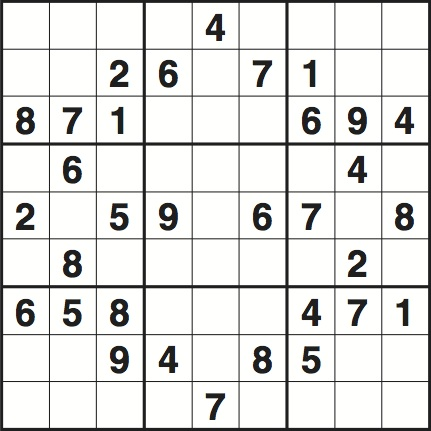
#> input picture app/DjangoREST/sudokuBackend/solverREST/resources/testdata/1.jpg, 431 x 431 px
$ python -i solver.py   (imports and definitions only)   (older library calls are emulated)
#> lines starting #> are read from the running program, lines starting #| are printed output that depends on the picture; after the words box and inside, x2 and y2 are one past the last pixel; in counts of white or black regions, pixels touching at a corner belong together
import math
import sys

import cv2
import numpy as np

SUDOKU_SIZE = 9
BLOCK_SIZE = 3
IMAGE_SIZE = 431
RASTER_SIZE = math.ceil(IMAGE_SIZE // SUDOKU_SIZE) + 2

BLACK = (0, 0, 0, 0)


def all9(vs):
    assert (len(vs) == SUDOKU_SIZE)
    return Distinct(vs)


# [57 lines left out: functions solve, generate_image, not called in this run]


def train(samples, responses):
#> in get_solution, image is the input picture: shape (431, 431, 3); mean B, G, R 223.1, 224.8, 224.7
#> in get_solution, `blur = cv2.GaussianBlur(gray, (5, 5), 0)`:
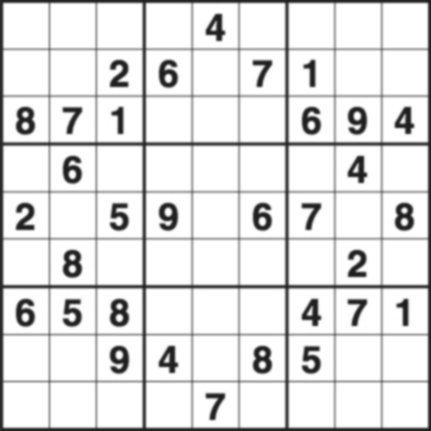
#> blur: shape (431, 431); min 30, max 255, mean 224.8
#> in get_solution, `thresh = cv2.adaptiveThreshold(blur, 255, 1, 1, 5, 2)`:
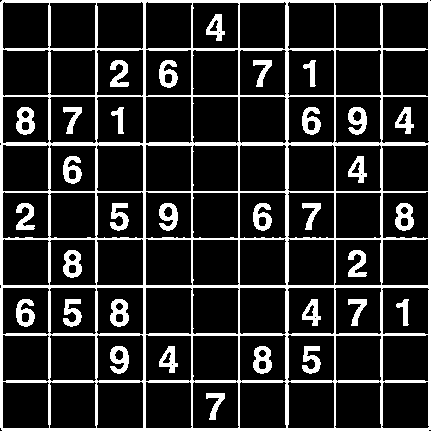
#> thresh: shape (431, 431); 17.2% white; 33 white regions
    samples = np.loadtxt(samples, np.float32)
    responses = np.loadtxt(responses, np.float32)
    responses = responses.reshape((responses.size, 1))
    model = cv2.ml.KNearest_create()
    model.train(samples, cv2.ml.ROW_SAMPLE, responses)
    return model


# [18 lines left out: function create_board, not called in this run]


def adjust_image(image, gray):
    _, contours, _ = cv2.findContours(gray, cv2.RETR_LIST, cv2.CHAIN_APPROX_SIMPLE)
#> contours = 141 contours, 4 with area under 20; largest, box (x1, y1, x2, y2) and area: (0, 0, 431, 431) 184888, (96, 287, 144, 335) 2126, (96, 96, 144, 144) 2124, (2, 381, 50, 429) 2124, (287, 287, 335, 335) 2124
    sorted_contours = sorted(contours, key=lambda c: cv2.contourArea(c), reverse=True)
#> sorted_contours has the same summary as contours

    [x, y, w, h] = cv2.boundingRect(sorted_contours[0])
#> x = 0; y = 0; w = 431; h = 431
    cv2.rectangle(image, (x, y), (x + w, y + h), (255, 0, 0), 2)
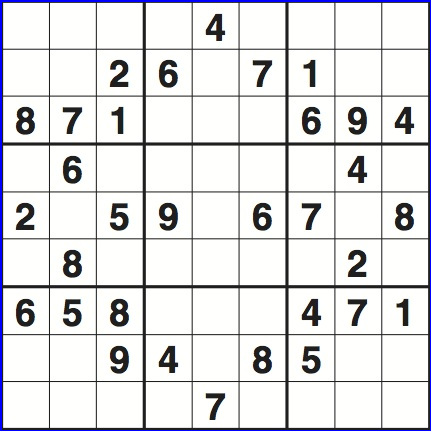
#> image: shape (431, 431, 3); 1.39% of pixels changed, all inside (x1, y1, x2, y2) = (0, 0, 431, 431)
    # cv2.imshow("", image[x+x:x+w, y-x:y+h])
    # cv2.waitKey(0)
    # cv2.destroyAllWindows()

    return gray[x + x:x + w, y - x:y + h]


def get_solution(image):
    image = cv2.imread(image)
    image = cv2.resize(image, (IMAGE_SIZE, IMAGE_SIZE))
    gray = cv2.cvtColor(image, cv2.COLOR_BGR2GRAY)
    blur = cv2.GaussianBlur(gray, (5, 5), 0)
    thresh = cv2.adaptiveThreshold(blur, 255, 1, 1, 5, 2)
    thresh = adjust_image(image, thresh)
    # finding Contours
    _, contours, _ = cv2.findContours(thresh, cv2.RETR_LIST, cv2.CHAIN_APPROX_SIMPLE)

    row = []
    field = []
    _, y_old, _, _ = cv2.boundingRect(contours[0])
#> y_old = 393
    for cnt in contours:
        [x, y, w, h] = cv2.boundingRect(cnt)
        area = w * h

        # contour is number of empty field
        if 1500 > area > 170 and w > 10 and h > 14:
            roi = thresh[y:y + h, x:x + w]
            roismall = cv2.resize(roi, (10, 10))
            roismall = roismall.reshape((1, 100))
            roismall = np.float32(roismall)
            _, results, _, _ = model.findNearest(roismall, k=1)
            string = str(int((results[0][0])))
            if y + 10 > y_old > y - 10:
                row.append([string, x, y])
            else:
                row.sort(key=lambda x: int(x[1]))
                if len(row) != 0:
                    field.append(row)
                row = [[string, x, y]]
                y_old = y
#> this loop made 1 pass
#> (x, y, w, h, area) on pass 1: (206, 393, 19, 27, 513)
#> after the loop, field = []

    row.sort(key=lambda x: int(x[1]))
    field.append(row)
    field = field[::-1]

    # compute number of zeros
    y_old = 0
    padded_field = []
    for row in field:
        ext_row = [['0', 0, 0]] + row + [['0', IMAGE_SIZE, 0]]
        y_new = row[0][2]
        if y_new - y_old > RASTER_SIZE * 1.1:
            padded_field.append([9, '0'])
        y_old = y_new
        for i in range(0, len(ext_row) - 1):
            distance = ext_row[i + 1][1] - ext_row[i][1]
            if distance > 1.10 * RASTER_SIZE:
                padded_field.append([distance // (RASTER_SIZE + 1), '0'])
            if i != len(ext_row) - 2:
                padded_field.append([1, ext_row[i + 1][0]])

    if IMAGE_SIZE - y_old > RASTER_SIZE * 1.1:
        padded_field.append([9, '0'])

    # create game board
    A = create_board(padded_field)

    # solve sudoku
    return solve(A)


# usage
# [1 line that did not run here, left out]
# [1 line that did not run here, left out]
# [2 lines not run here, left out]

#> (the run stopped early here; a loop or call above may not have finished)

$ run again, on app/DjangoREST/sudokuBackend/solverREST/resources/testdata/14.jpg
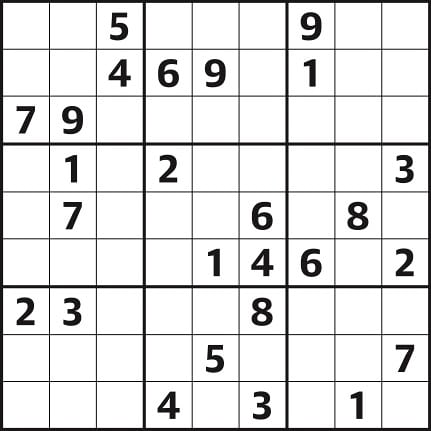
#> input picture app/DjangoREST/sudokuBackend/solverREST/resources/testdata/14.jpg, 431 x 431 px
#> in get_solution, image is the input picture: shape (431, 431, 3); mean B, G, R 225.7, 225.6, 225.8
#> in get_solution, `thresh = cv2.adaptiveThreshold(blur, 255, 1, 1, 5, 2)`:
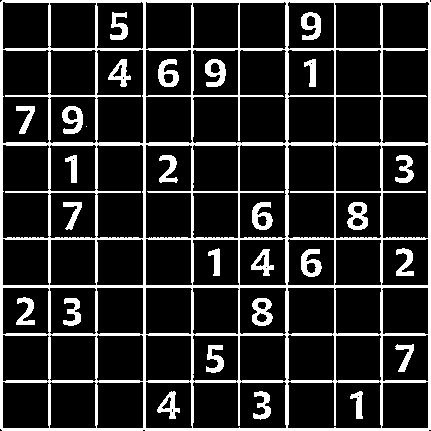
#> thresh: shape (431, 431); 16.5% white; 28 white regions (1 under 20 px)
#> in adjust_image, `_, contours, _ = cv2.findContours(gray, cv2.RETR_LIST, cv2.CHAIN_APPRO..`: contours = 115 contours, 7 with area under 20; largest, box (x1, y1, x2, y2) and area: (0, 0, 431, 431) 184891, (192, 49, 287, 144) 6281, (287, 144, 335, 239) 4212, (2, 144, 50, 239) 4212, (239, 144, 287, 239) 4210
#> sorted_contours has the same summary as contours
#> in adjust_image, `[x, y, w, h] = cv2.boundingRect(sorted_contours[0])`: x = 0; w = 431
#> in adjust_image, `cv2.rectangle(image, (x, y), (x + w, y + h), (255, 0, 0), 2)`:
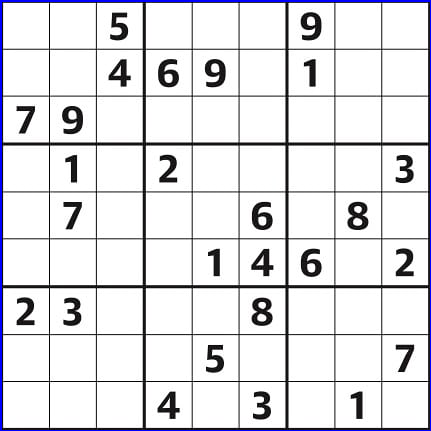
#> image: shape (431, 431, 3); 1.39% of pixels changed, all inside (x1, y1, x2, y2) = (0, 0, 431, 431)
#> y_old = 408
#> the loop in get_solution, `for cnt in contours:` made 4 passes
#> (x, y, w, h, area) on passes 2, 4: (161, 396, 11, 14, 154), (350, 391, 13, 28, 364)
#> after the loop in get_solution, `for cnt in contours:`: field = []

$ run again, on app/DjangoREST/sudokuBackend/solverREST/resources/testdata/18.jpg
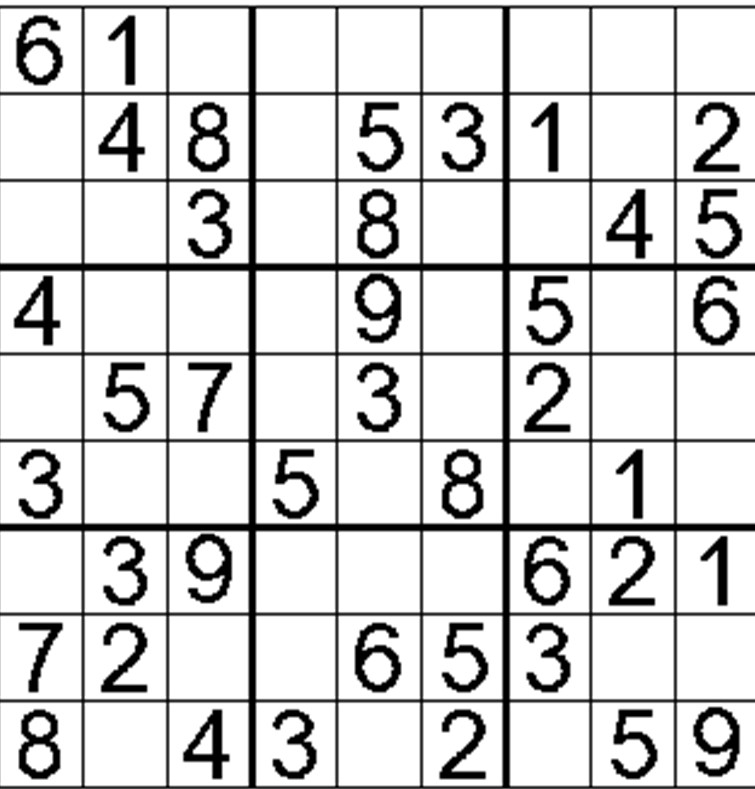
#> input picture app/DjangoREST/sudokuBackend/solverREST/resources/testdata/18.jpg, 755 x 789 px
#> in get_solution, image is the input picture: shape (789, 755, 3); min 0, max 255, mean 212.3
#> in get_solution, `thresh = cv2.adaptiveThreshold(blur, 255, 1, 1, 5, 2)`:
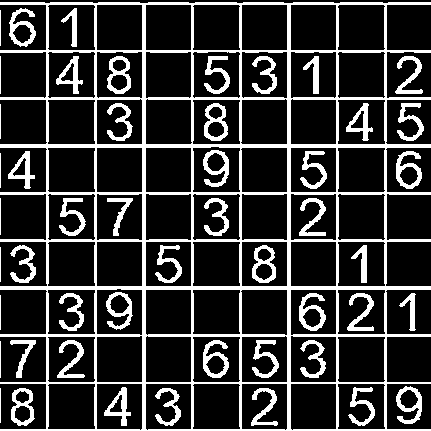
#> thresh: shape (431, 431); 20.5% white; 50 white regions
#> in adjust_image, `_, contours, _ = cv2.findContours(gray, cv2.RETR_LIST, cv2.CHAIN_APPRO..`: contours = 132 contours, 9 with area under 20; largest, box (x1, y1, x2, y2) and area: (0, 2, 431, 431) 147246, (47, 383, 96, 430) 2124, (337, 383, 386, 430) 2124, (337, 336, 386, 383) 2122, (192, 336, 241, 383) 2122
#> sorted_contours has the same summary as contours
#> in adjust_image, `[x, y, w, h] = cv2.boundingRect(sorted_contours[0])`: x = 0; y = 2; w = 431; h = 429
#> in adjust_image, `return gray[x + x:x + w, y - x:y + h]`:
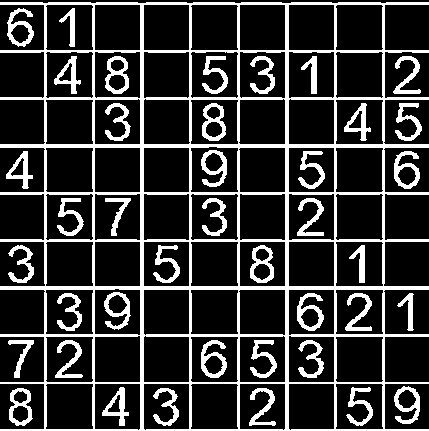
#> returned value: shape (431, 429); 20.4% white; 41 white regions
#> in get_solution, `_, contours, _ = cv2.findContours(thresh, cv2.RETR_LIST, cv2.CHAIN_APP..`: contours = 123 contours; largest, box (x1, y1, x2, y2) and area: (0, 2, 429, 431) 147206, (45, 383, 94, 430) 2124, (335, 383, 384, 430) 2124, (335, 336, 384, 383) 2122, (190, 336, 239, 383) 2122
#> y_old = 405
#> the loop in get_solution, `for cnt in contours:` made 1 pass
#> (x, y, w, h, area) on pass 1: (12, 405, 17, 18, 306)
#> after the loop in get_solution, `for cnt in contours:`: field = []

$ run again, on app/DjangoREST/sudokuBackend/solverREST/resources/testdata/20.jpg
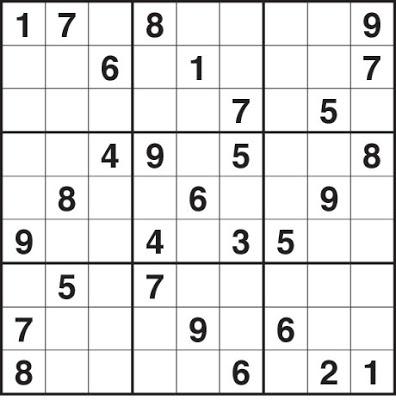
#> input picture app/DjangoREST/sudokuBackend/solverREST/resources/testdata/20.jpg, 396 x 400 px
#> in get_solution, image is the input picture: shape (400, 396, 3); mean B, G, R 228.5, 228.5, 228.6
#> in get_solution, `thresh = cv2.adaptiveThreshold(blur, 255, 1, 1, 5, 2)`:
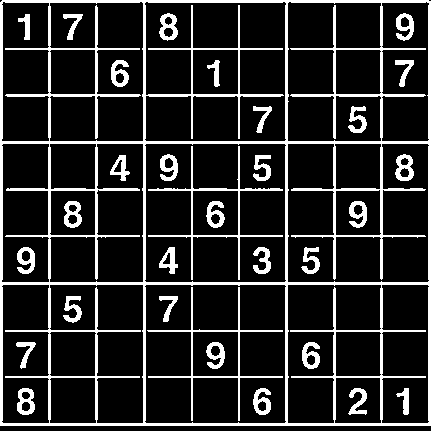
#> thresh: shape (431, 431); 15.6% white; 32 white regions
#> in adjust_image, `_, contours, _ = cv2.findContours(gray, cv2.RETR_LIST, cv2.CHAIN_APPRO..`: contours = 78 contours; largest, box (x1, y1, x2, y2) and area: (0, 0, 431, 426) 182746, (144, 143, 287, 283) 19459, (144, 284, 287, 424) 19456, (144, 1, 287, 142) 16740, (287, 143, 430, 283) 14646
#> sorted_contours has the same summary as contours
#> in adjust_image, `[x, y, w, h] = cv2.boundingRect(sorted_contours[0])`: x = 0; w = 431; h = 426
#> in adjust_image, `return gray[x + x:x + w, y - x:y + h]`:
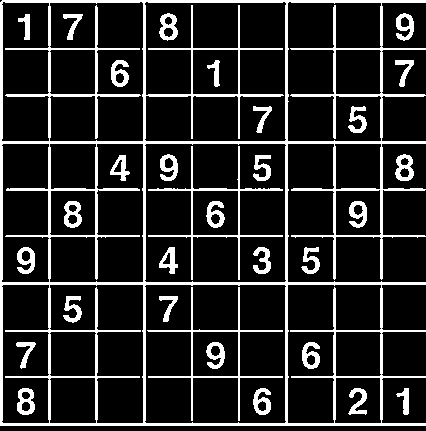
#> returned value: shape (431, 426); 15.1% white; 32 white regions
#> in get_solution, `_, contours, _ = cv2.findContours(thresh, cv2.RETR_LIST, cv2.CHAIN_APP..`: contours = 75 contours; largest, box (x1, y1, x2, y2) and area: (0, 0, 426, 426) 154636, (144, 143, 287, 283) 19459, (144, 284, 287, 424) 19456, (144, 1, 287, 142) 16740, (49, 1, 144, 142) 10392
#> y_old = 401
#> the loop in get_solution, `for cnt in contours:` made 4 passes
#> (x, y, w, h, area) on passes 1 to 4: (21, 401, 10, 11, 110), (257, 400, 10, 12, 120), (21, 391, 10, 9, 90), (396, 388, 13, 27, 351)
#> after the loop in get_solution, `for cnt in contours:`: field = []
